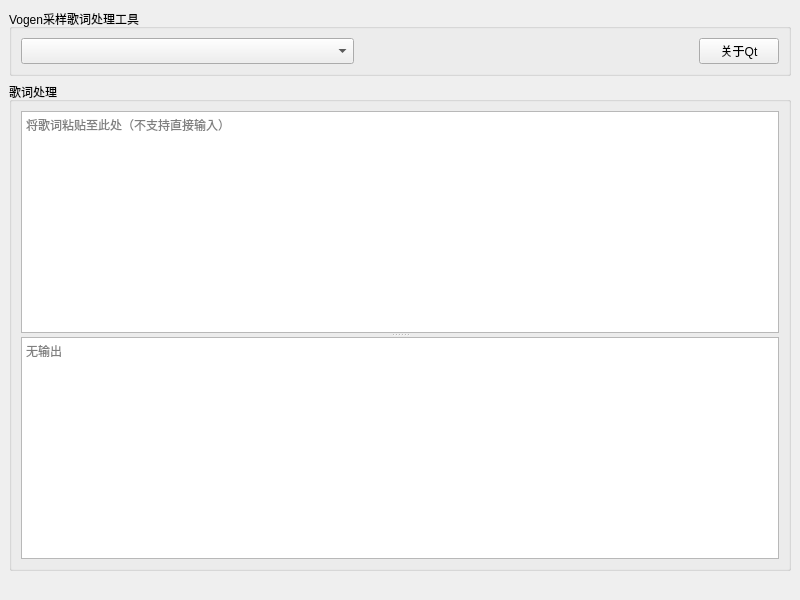
<?xml version="1.0" encoding="UTF-8"?>
<ui version="4.0">
 <class>MainWindow</class>
 <widget class="QMainWindow" name="MainWindow">
  <property name="geometry">
   <rect>
    <x>0</x>
    <y>0</y>
    <width>800</width>
    <height>600</height>
   </rect>
  </property>
  <property name="windowTitle">
   <string>Vogen采样歌词处理</string>
  </property>
  <property name="windowIcon">
   <iconset resource="src.qrc">
    <normaloff>:/source/LOGO.png</normaloff>:/source/LOGO.png</iconset>
  </property>
  <widget class="QWidget" name="centralwidget">
   <layout class="QGridLayout" name="gridLayout_3">
    <item row="0" column="0">
     <widget class="QGroupBox" name="groupBox">
      <property name="title">
       <string>Vogen采样歌词处理工具</string>
      </property>
      <layout class="QGridLayout" name="gridLayout">
       <item row="0" column="0">
        <widget class="QComboBox" name="dics">
         <property name="sizePolicy">
          <sizepolicy hsizetype="Minimum" vsizetype="Minimum">
           <horstretch>0</horstretch>
           <verstretch>0</verstretch>
          </sizepolicy>
         </property>
        </widget>
       </item>
       <item row="0" column="1">
        <widget class="QLabel" name="about">
         <property name="sizePolicy">
          <sizepolicy hsizetype="Minimum" vsizetype="Minimum">
           <horstretch>0</horstretch>
           <verstretch>0</verstretch>
          </sizepolicy>
         </property>
         <property name="text">
          <string/>
         </property>
        </widget>
       </item>
       <item row="0" column="2">
        <widget class="QPushButton" name="aboutQt">
         <property name="sizePolicy">
          <sizepolicy hsizetype="Maximum" vsizetype="Minimum">
           <horstretch>0</horstretch>
           <verstretch>0</verstretch>
          </sizepolicy>
         </property>
         <property name="text">
          <string>关于Qt</string>
         </property>
        </widget>
       </item>
      </layout>
     </widget>
    </item>
    <item row="1" column="0">
     <widget class="QGroupBox" name="groupBox_2">
      <property name="title">
       <string>歌词处理</string>
      </property>
      <layout class="QGridLayout" name="gridLayout_2">
       <item row="0" column="0">
        <widget class="QSplitter" name="splitter">
         <property name="orientation">
          <enum>Qt::Vertical</enum>
         </property>
         <property name="childrenCollapsible">
          <bool>false</bool>
         </property>
         <widget class="QPlainTextEdit" name="source">
          <property name="placeholderText">
           <string>将歌词粘贴至此处（不支持直接输入）</string>
          </property>
         </widget>
         <widget class="QPlainTextEdit" name="out">
          <property name="readOnly">
           <bool>true</bool>
          </property>
          <property name="placeholderText">
           <string>无输出</string>
          </property>
         </widget>
        </widget>
       </item>
      </layout>
     </widget>
    </item>
    <item row="2" column="0">
     <widget class="QLabel" name="Buttom">
      <property name="sizePolicy">
       <sizepolicy hsizetype="Preferred" vsizetype="Minimum">
        <horstretch>0</horstretch>
        <verstretch>0</verstretch>
       </sizepolicy>
      </property>
      <property name="text">
       <string/>
      </property>
      <property name="alignment">
       <set>Qt::AlignCenter</set>
      </property>
     </widget>
    </item>
   </layout>
  </widget>
 </widget>
 <resources>
  <include location="src.qrc"/>
 </resources>
 <connections/>
</ui>
